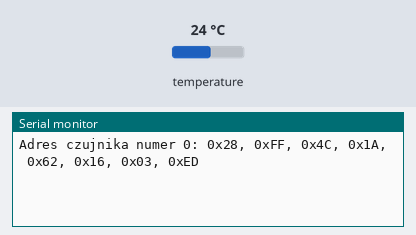
This sketch was run on a simulated Arduino Uno, built with avr-gcc and run on an emulated ATmega328P. Shown: the last lines printed to the serial monitor. The test bench sets the inputs (shaded band); at power-on: temperature 24 °C.

Above: at 1.2 s.
1.3 s: temperature set to 12 °C
At 3.1 s:
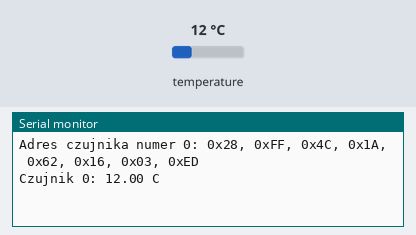
5.9 s: temperature set to 19 °C
At 7.8 s:
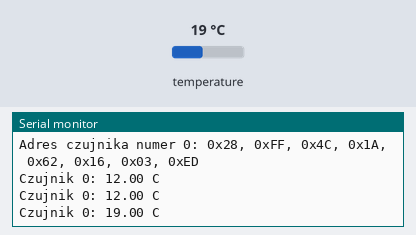

The sketch:

C3_2bb.ino
```cpp
#include <OneWire.h>				// podłączamy bibliotekę
#include <DallasTemperature.h>			// podłączamy bibliotekę
#define liczba_czujnikow 2
byte adresy [liczba_czujnikow][8];
byte urzadzen;

OneWire linia_danych(7);		   		 // tworzymy obiekt OneWire, z użyciem
DallasTemperature czujniki(&linia_danych);	//określonego pinu wskazujemy OneWire

void setup()
 {
  Serial.begin(9600);					// ustawienie prędkości komunikacji
  czujniki.begin();					// uruchamiamy bibliotękę
  urzadzen = wyszukaj_adres();
  for (byte i=0; i < urzadzen; i++)
  czujniki.setResolution(adresy[i], 10);
 }

byte wyszukaj_adres()
{
  byte j=0;
  while ((j < liczba_czujnikow) && (linia_danych.search(adresy[j])))
{
    j++;
  }
  for (byte i=0; i < j; i++)
 {
    Serial.print("Adres czujnika numer ");		// wyświetlenie tekstu
    Serial.print(i);  					// wyświetlenie tekstu
    Serial.print(": ");   				// wyświetlenie tekstu
    adres(adresy[i]);
  }
  Serial.print("\r\n");					// wyświetlenie tekstu
  return j ;
}

void adres(DeviceAddress addr)
 {
  byte i;
  for( i=0; i < 8; i++)
{
      Serial.print("0x");
      if (addr[i] < 16)
 {
        Serial.print('0');
      }
      Serial.print(addr[i], HEX);
      if (i < 7)
    {
        Serial.print(", ");			// wyświetlenie tekstu
      }
    }
  Serial.println("");				// wyświetlenie tekstu
}

void loop()					// główna pętla
 {
  delay(2000);				// czekaj wyznaczony czas
  czujniki.requestTemperatures();
  for (byte i=0; i < urzadzen; i++)
  {
    Serial.print("Czujnik ");			// wyświetlenie tekstu
    Serial.print(i);				// wyświetlenie tekstu
    Serial.print(": ");				// wyświetlenie tekstu
    wyswietl(adresy[i]);
    Serial.print("\n\r");			// wyświetlenie tekstu
  }
  Serial.print("\n\r");				// wyświetlenie tekstu
}

void wyswietl(DeviceAddress addr)
 {
  float tempC = czujniki.getTempC(addr);
  if (tempC == -127.00)
 {
    Serial.print("Error !!!");			// wyświetlenie tekstu
  }

else
 {
    Serial.print(tempC);   			// wyświetlenie tekstu
    Serial.print(" C");				// wyświetlenie tekstu
  }}
```

Measured:
- after the input at 1.3 s, the serial monitor: prints a new line after 0.94 s (image 1)
- after the input at 5.9 s, the serial monitor: prints a new line after 0.74 s (image 2)
